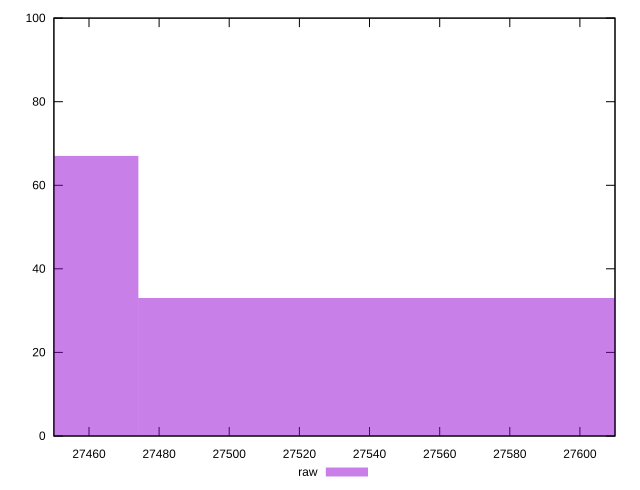

Here is the gnuplot script that generated this plot:
reset
set terminal svg size 640, 490 enhanced background rgb 'white'
set output "report_00007_2020-12-11T15:55:29.892Z/uses-webp-images/samples/pages+cached+noadtech/raw/histogram.svg"

$raw <<EOF
27555.578232860742 33
27392.52747408642 67
EOF

set key outside below
set boxwidth 163.05075877432392
set yrange [0:100]
set style fill transparent solid 0.5 noborder

plot \
  $raw title "raw" with boxes, \


reset
